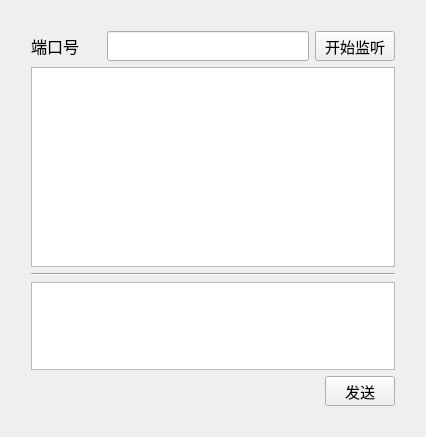
<?xml version="1.0" encoding="UTF-8"?>
<ui version="4.0">
 <class>MyTCPService</class>
 <widget class="QWidget" name="MyTCPService">
  <property name="geometry">
   <rect>
    <x>0</x>
    <y>0</y>
    <width>426</width>
    <height>437</height>
   </rect>
  </property>
  <property name="windowTitle">
   <string>Form</string>
  </property>
  <property name="layoutDirection">
   <enum>Qt::RightToLeft</enum>
  </property>
  <layout class="QGridLayout" name="gridLayout">
   <item row="0" column="2">
    <spacer name="verticalSpacer">
     <property name="orientation">
      <enum>Qt::Vertical</enum>
     </property>
     <property name="sizeHint" stdset="0">
      <size>
       <width>20</width>
       <height>40</height>
      </size>
     </property>
    </spacer>
   </item>
   <item row="0" column="1">
    <layout class="QVBoxLayout" name="verticalLayout_4">
     <item>
      <spacer name="horizontalSpacer_2">
       <property name="orientation">
        <enum>Qt::Horizontal</enum>
       </property>
       <property name="sizeHint" stdset="0">
        <size>
         <width>40</width>
         <height>20</height>
        </size>
       </property>
      </spacer>
     </item>
     <item>
      <layout class="QHBoxLayout" name="horizontalLayout">
       <item>
        <widget class="QPushButton" name="listenBtn">
         <property name="minimumSize">
          <size>
           <width>0</width>
           <height>30</height>
          </size>
         </property>
         <property name="font">
          <font>
           <pointsize>11</pointsize>
          </font>
         </property>
         <property name="text">
          <string>开始监听</string>
         </property>
        </widget>
       </item>
       <item>
        <widget class="QLineEdit" name="portLine">
         <property name="minimumSize">
          <size>
           <width>0</width>
           <height>30</height>
          </size>
         </property>
        </widget>
       </item>
       <item>
        <widget class="QLabel" name="label">
         <property name="minimumSize">
          <size>
           <width>70</width>
           <height>30</height>
          </size>
         </property>
         <property name="text">
          <string>&lt;html&gt;&lt;head/&gt;&lt;body&gt;&lt;p&gt;&lt;span style=&quot; font-size:12pt;&quot;&gt;端口号&lt;/span&gt;&lt;/p&gt;&lt;/body&gt;&lt;/html&gt;</string>
         </property>
        </widget>
       </item>
      </layout>
     </item>
     <item>
      <layout class="QVBoxLayout" name="verticalLayout">
       <item>
        <widget class="QTextBrowser" name="receiveTextBrowser">
         <property name="minimumSize">
          <size>
           <width>0</width>
           <height>200</height>
          </size>
         </property>
        </widget>
       </item>
      </layout>
     </item>
     <item>
      <layout class="QVBoxLayout" name="verticalLayout_3">
       <item>
        <widget class="Line" name="line">
         <property name="styleSheet">
          <string notr="true"/>
         </property>
         <property name="orientation">
          <enum>Qt::Horizontal</enum>
         </property>
        </widget>
       </item>
       <item>
        <layout class="QVBoxLayout" name="verticalLayout_2">
         <item>
          <widget class="QTextEdit" name="sendTextEdit">
           <property name="minimumSize">
            <size>
             <width>350</width>
             <height>70</height>
            </size>
           </property>
           <property name="maximumSize">
            <size>
             <width>16777215</width>
             <height>16777215</height>
            </size>
           </property>
           <property name="layoutDirection">
            <enum>Qt::LeftToRight</enum>
           </property>
          </widget>
         </item>
         <item>
          <widget class="QPushButton" name="sendBtn">
           <property name="minimumSize">
            <size>
             <width>50</width>
             <height>30</height>
            </size>
           </property>
           <property name="maximumSize">
            <size>
             <width>70</width>
             <height>40</height>
            </size>
           </property>
           <property name="font">
            <font>
             <pointsize>11</pointsize>
            </font>
           </property>
           <property name="layoutDirection">
            <enum>Qt::RightToLeft</enum>
           </property>
           <property name="text">
            <string>发送</string>
           </property>
          </widget>
         </item>
        </layout>
       </item>
      </layout>
     </item>
     <item>
      <spacer name="horizontalSpacer">
       <property name="orientation">
        <enum>Qt::Horizontal</enum>
       </property>
       <property name="sizeHint" stdset="0">
        <size>
         <width>40</width>
         <height>20</height>
        </size>
       </property>
      </spacer>
     </item>
    </layout>
   </item>
   <item row="0" column="0">
    <spacer name="verticalSpacer_2">
     <property name="orientation">
      <enum>Qt::Vertical</enum>
     </property>
     <property name="sizeHint" stdset="0">
      <size>
       <width>20</width>
       <height>40</height>
      </size>
     </property>
    </spacer>
   </item>
  </layout>
 </widget>
 <resources/>
 <connections>
  <connection>
   <sender>listenBtn</sender>
   <signal>clicked()</signal>
   <receiver>MyTCPService</receiver>
   <slot>myListen()</slot>
   <hints>
    <hint type="sourcelabel">
     <x>383</x>
     <y>61</y>
    </hint>
    <hint type="destinationlabel">
     <x>204</x>
     <y>28</y>
    </hint>
   </hints>
  </connection>
  <connection>
   <sender>sendBtn</sender>
   <signal>clicked()</signal>
   <receiver>MyTCPService</receiver>
   <slot>mySend()</slot>
   <hints>
    <hint type="sourcelabel">
     <x>390</x>
     <y>402</y>
    </hint>
    <hint type="destinationlabel">
     <x>401</x>
     <y>404</y>
    </hint>
   </hints>
  </connection>
 </connections>
 <slots>
  <slot>myListen()</slot>
  <slot>mySend()</slot>
 </slots>
</ui>
